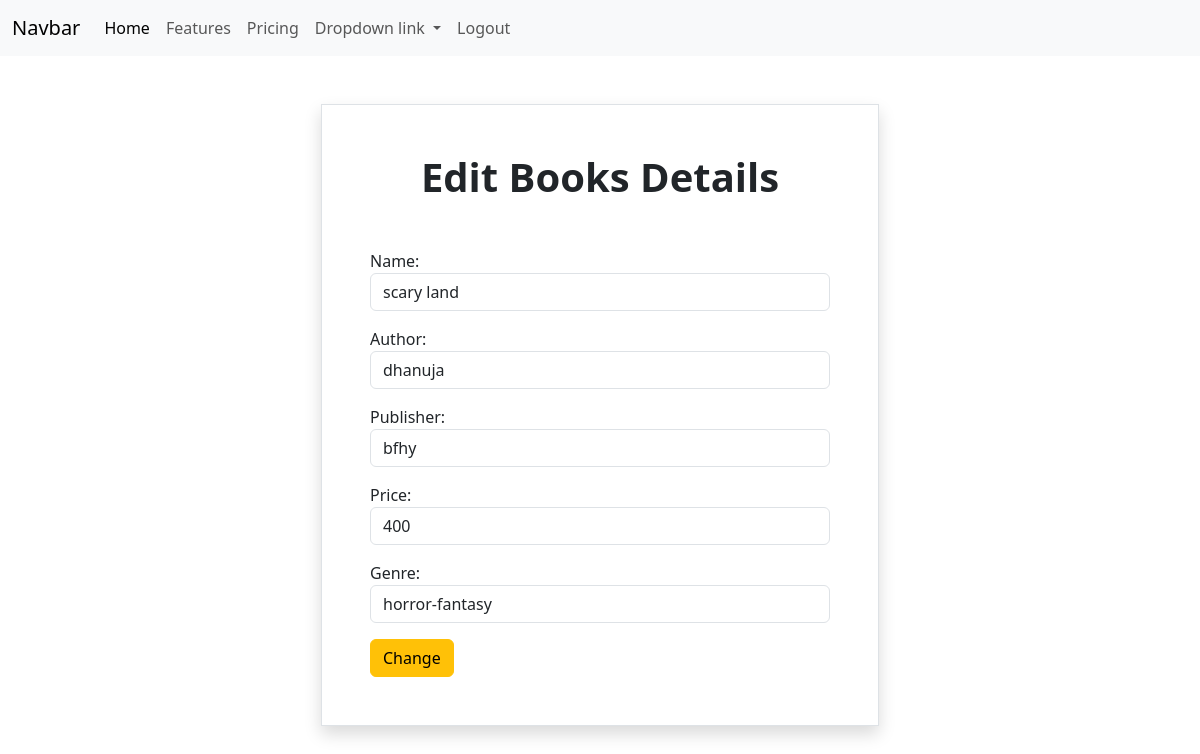
The app's page /books/4/change with its own data.
### book/models.py (models this page shows, shortened)
class Books(models.Model):
    Name=models.CharField(max_length=200)
    author=models.CharField(max_length=200)
    publisher=models.CharField(max_length=200)
    price=models.PositiveIntegerField()
    genre=models.CharField(max_length=200)

### book/views.py (the view, shortened to what this page needs)
# urls.py: path('books/<int:pk>/change',views.BookUpdateView.as_view(),name="books-change"),
class BookUpdateView(View):
    def get(self,request,*args,**kwargs):
        id=kwargs.get("pk")
        obj=Books.objects.get(id=id)
        form=Bookform(instance=obj)
        return render(request,"book_edit.html",{"form":form})

### book/forms.py
class Bookform(forms.ModelForm):
    class Meta:
        model=Books
        fields="__all__"
        widgets={
        "Name":forms.TextInput(attrs={"class":"form-control"}),
        "price":forms.NumberInput(attrs={"class":"form-control"}),
        "author":forms.TextInput(attrs={"class":"form-control"}),
        "publisher":forms.TextInput(attrs={"class":"form-control"}),
        "genre":forms.TextInput(attrs={"class":"form-control"}),
        }

### book/templates/book_edit.html (shortened to what this page needs)
{%extends 'base.html'%}
{%block body_block%}
<div class=" container d-flex  justify-content-center">
    <form action="" method="post" class=" form border shadow w-50 mt-5 p-5">
        <h1 class="text-center fw-bold mb-5">Edit Books Details</h1>
        {{form.as_p}}
        <button type="submit" class="btn btn-warning ">Change</button>
    </form>
</div>
{%endblock%}

### records on screen
Books: Name "scary land", author "dhanuja", publisher "bfhy", price "400", genre "horror-fantasy"
